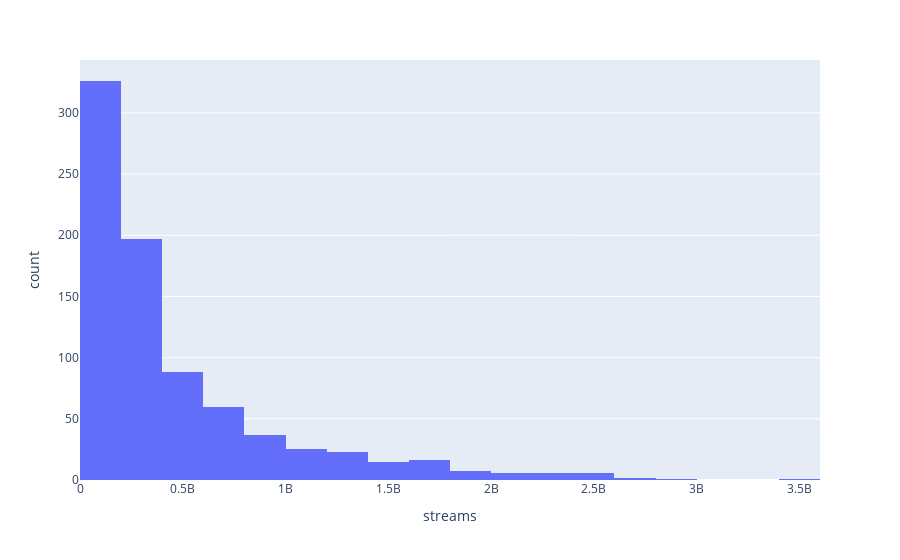

The cell this chart's notebook holds for it:
### Code cell
#C - ¿Cuál es la distribución de reproducciones?


fig = px.histogram(df, x="streams",
                   nbins = 30)

fig.show()

### Figure 1 — Plotly figure (JSON) as saved in the notebook; plotly's stock layout.template omitted (floating-point values rounded to 4 significant figures; data arrays with more than 128 entries replaced by an {"elided": "..."} marker saying what was removed)
{"data": [{"alignmentgroup": "True", "bingroup": "x", "hovertemplate": "streams=%{x}<br>count=%{y}<extra></extra>", "legendgroup": "", "marker": {"color": "#636efa", "pattern": {"shape": ""}}, "name": "", "nbinsx": 30, "offsetgroup": "", "orientation": "v", "showlegend": false, "type": "histogram", "x": {"elided": "816 int values"}, "xaxis": "x", "yaxis": "y"}], "layout": {"barmode": "relative", "legend": {"tracegroupgap": 0}, "margin": {"t": 60}, "xaxis": {"anchor": "y", "domain": [0, 1], "title": {"text": "streams"}}, "yaxis": {"anchor": "x", "domain": [0, 1], "title": {"text": "count"}}}}
